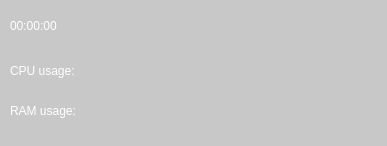
<?xml version="1.0" encoding="UTF-8"?>
<ui version="4.0">
 <class>MainWindow</class>
 <widget class="QMainWindow" name="MainWindow">
  <property name="windowModality">
   <enum>Qt::NonModal</enum>
  </property>
  <property name="geometry">
   <rect>
    <x>0</x>
    <y>0</y>
    <width>387</width>
    <height>146</height>
   </rect>
  </property>
  <property name="contextMenuPolicy">
   <enum>Qt::NoContextMenu</enum>
  </property>
  <property name="acceptDrops">
   <bool>false</bool>
  </property>
  <property name="windowTitle">
   <string>MainWindow</string>
  </property>
  <property name="styleSheet">
   <string notr="true">background-color: transparent
</string>
  </property>
  <widget class="QWidget" name="centralwidget">
   <property name="styleSheet">
    <string notr="true">background-color: transparent
</string>
   </property>
   <widget class="QLabel" name="background">
    <property name="geometry">
     <rect>
      <x>0</x>
      <y>0</y>
      <width>801</width>
      <height>381</height>
     </rect>
    </property>
    <property name="autoFillBackground">
     <bool>false</bool>
    </property>
    <property name="styleSheet">
     <string notr="true">background-color:rgba(147, 147, 147, 130);</string>
    </property>
    <property name="text">
     <string/>
    </property>
    <property name="pixmap">
     <pixmap resource="resource.qrc">:/images/img/Background.png</pixmap>
    </property>
    <property name="scaledContents">
     <bool>true</bool>
    </property>
   </widget>
   <widget class="QLabel" name="time">
    <property name="geometry">
     <rect>
      <x>10</x>
      <y>10</y>
      <width>131</width>
      <height>31</height>
     </rect>
    </property>
    <property name="styleSheet">
     <string notr="true">font: 87 22pt &quot;Segoe UI Black&quot;;
color: #fff;
</string>
    </property>
    <property name="text">
     <string>00:00:00</string>
    </property>
   </widget>
   <widget class="QLabel" name="cpu_lbl">
    <property name="geometry">
     <rect>
      <x>10</x>
      <y>50</y>
      <width>151</width>
      <height>41</height>
     </rect>
    </property>
    <property name="styleSheet">
     <string notr="true">color: rgb(255, 255, 255);
font: 87 14pt &quot;Segoe UI Black&quot;;</string>
    </property>
    <property name="text">
     <string>CPU usage:</string>
    </property>
   </widget>
   <widget class="QLabel" name="ram_lbl">
    <property name="geometry">
     <rect>
      <x>10</x>
      <y>90</y>
      <width>161</width>
      <height>41</height>
     </rect>
    </property>
    <property name="styleSheet">
     <string notr="true">color: rgb(255, 255, 255);
font: 87 14pt &quot;Segoe UI Black&quot;;</string>
    </property>
    <property name="text">
     <string>RAM usage:</string>
    </property>
   </widget>
  </widget>
 </widget>
 <resources>
  <include location="resource.qrc"/>
 </resources>
 <connections/>
</ui>
